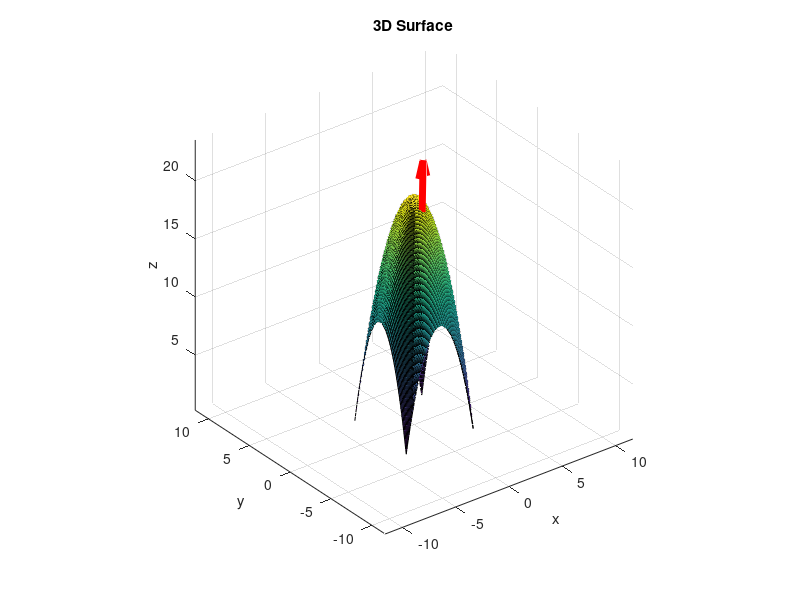

The MATLAB source for this figure:
% Определение функции поверхности
z = @(x, y) 20 - x.^2 - y.^2;

% Задание диапазона значений x и y
x = linspace(-pi, pi, 100);
y = linspace(-pi, pi, 100);
[X, Y] = meshgrid(x, y);

% Вычисление значений z на основе функции
Z = z(X, Y);

% Построение поверхности
figure;
surf(X, Y, Z);
xlabel('x');
ylabel('y');
zlabel('z');
title('3D Surface');

% Указанная точка (x0, y0)
x0 = 0;
y0 = -1;

% Вычисление значения z в указанной точке
z0 = z(x0, y0);

% Вычисление нормали в указанной точке
[grad_y, grad_x] = gradient(Z);
grad_x0 = interp2(X, Y, grad_x, x0, y0);
grad_y0 = interp2(X, Y, grad_y, x0, y0);
axis equal;
% Построение нормали
hold on;
quiver3(x0, y0, z0, grad_y0, -grad_x0, 5, 'r', 'Linewidth', 5);
hold off;